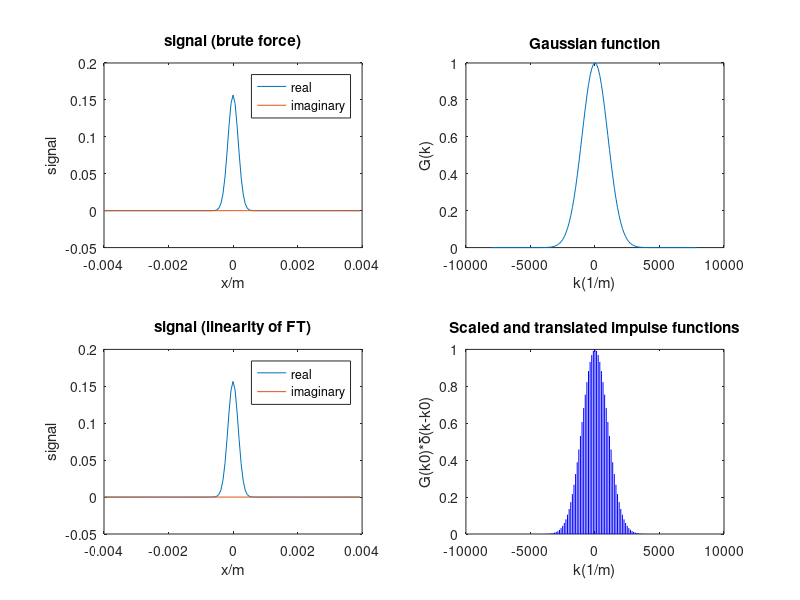

Reproduce this figure in MATLAB.
clear all 
close all

h=figure;
set(h, 'Units', 'Normalized', 'OuterPosition', [0 0 1 1]);

%Defining the gaussian function G(k)
k=linspace(-8000,8000-125,128);
for i = 1:128
    Gk = exp(-(k.^2)./(2.*(1000.^2)));
end
subplot(2,2,2)
plot(k,Gk)
xlabel('k(1/m)')
ylabel('G(k)')
title('Gaussian function')

%brute force
x=linspace(-0.004,0.004-(2.*(0.004./128)),128);
signal=ifftshift(ifft(fftshift(Gk)));
subplot(2,2,1)
plot(x,real(signal))
hold on
plot(x,imag(signal))
legend('real','imaginary')
xlabel('x/m')
ylabel('signal')
title('signal (brute force)')

%linearity of FT
all_sigs=zeros(128);
for index = 1:128

    delta_k1=zeros(1,128);
    delta_k1(index)=1;
    
    IFT_del=ifftshift(ifft(fftshift(delta_k1)));
    
    for i = 1:128
        linearity_sig(i)=Gk(index).*IFT_del(i);
        all_sigs(index,i)=linearity_sig(i);
    end
    
end

summed_sig=zeros(1,128);
for i = 1:128
    summed_sig(i)=sum(all_sigs(1:128,i));
end

subplot(2,2,3)
plot(x,real(summed_sig))
hold on
plot(x,imag(summed_sig))
legend('real','imaginary')
xlabel('x/m')
ylabel('signal')
title('signal (linearity of FT)')

subplot(2,2,4)


for i = 1:128
    plot([k(i) k(i)],[0 Gk(i)],'b-');
    hold on
end

ylabel('G(k0)*\delta(k-k0)')
xlabel('k(1/m)')
title('Scaled and translated impulse functions')
    
    
    
    
    
    
    